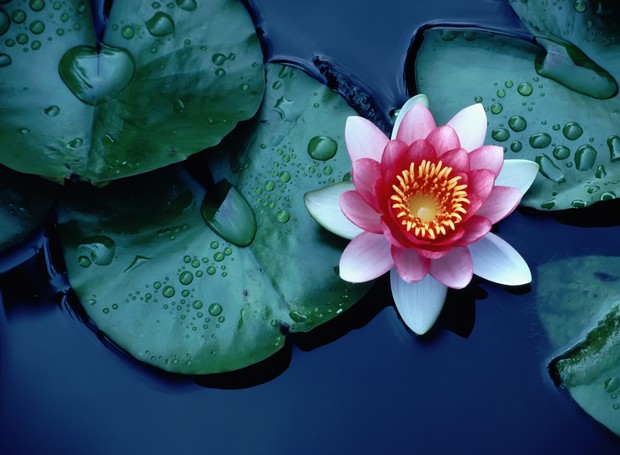
#> input picture examples/data/flor-de-lotus.jpg, 620 x 455 px
$ python grayscale.py
#> lines starting #> are read from the running program, lines starting #| are printed output that depends on the picture
# coding: utf-8

# https://pillow.readthedocs.io/en/5.2.x/handbook/tutorial.html
# Carregar bibliotecas
from PIL import Image # Módulo de Imagem do Pillow

# Módulo de matemática do python
# sqrt: raíz quadrada
# floor: chão -> menor número inteiro de um float
from math import sqrt, floor

import sys

BLACK = (0, 0, 0)
WHITE = (255, 255, 255)

def modulo(p):
    """Cálcula o módulo do vetor RGB p (tuplas) e retorna sua intensidade."""
    r, g, b = p
    return sqrt(r ** 2 + g ** 2 + b ** 2)

def grayscale(im):
    """Transforma a imagem im em escala de cinza

    Parameters
    ----------
    im: PIL.Image
        Imagem a ser segmentada.

    Return
    ------
    Um objeto imagem do pillow
    """
    # Acessar a resolução da imagem
    # w -> width -> largura
    # h -> height -> altura
    w, h = im.size
    # Objeto de acesso dos pixels: PixelAccess object
    imcp = im.copy()
    pix = imcp.load()
    for i in range(w):
        for j in range(h):
            p = pix[i, j]
            gray = floor(modulo(p))
            pix[i, j] = (gray, gray, gray)
    return imcp

def segmentation(im, limiar=200):
    """Segmenta a imagem baseado num limiar

    Tudo que estiver abaixo do limiar ficará preto.

    Parameters
    ----------
    im: PIL.Image
        Imagem a ser segmentada.
    limiar: int
        Inteiro para considerar o limiar.

    Return
    ------
    Um objeto imagem do pillow
    """
    w, h = im.size
    # Objeto de acesso dos pixels: PixelAccess object
    imcp = im.copy()
    pix = imcp.load()
    for i in range(w):
        for j in range(h):
            p = pix[i, j]
            gray = floor(modulo(p))
            if gray < limiar:
                pix[i, j] = BLACK
    return imcp


def main():
    fname = "data/flor-de-lotus.jpg"
    if len(sys.argv) > 1:
        fname = sys.argv[1]
    # Abrir a imagem
    im = Image.open(fname)
#> im is the input picture: PIL image 620x455 RGB; mean R, G, B 44.8, 77.7, 97.3
    print("Imagem: ", im.format, im.size, im.mode)
#| Imagem:  JPEG (620, 455) RGB

    # Transforma em escalas de cinza
    grayimage = grayscale(im)
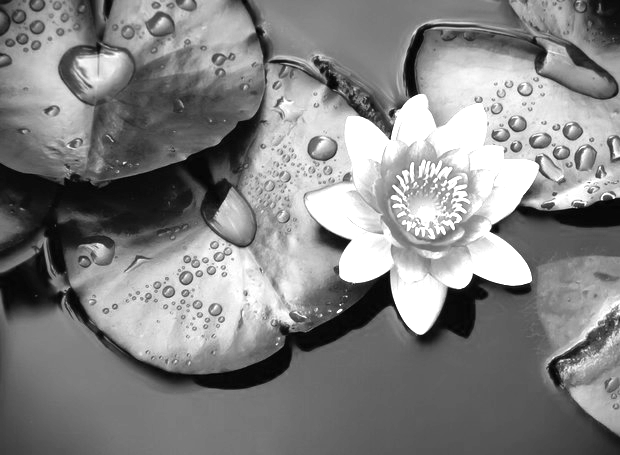
#> grayimage: PIL image 620x455 RGB; min 1, max 255, mean 131.4

    # Segmentação de imagem baseado num limiar mínimo
    # limir € [0, 255]
    limiar = 250
    segimage = segmentation(im, limiar)
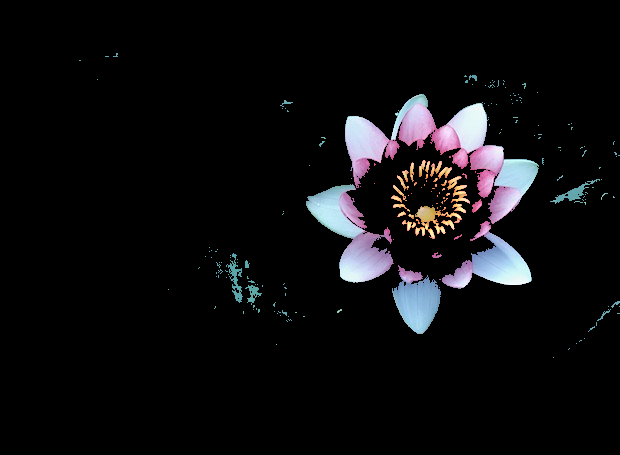
#> segimage: PIL image 620x455 RGB; mean R, G, B 13.5, 13.2, 14.9

    im.show(title="Imagem original")
    grayimage.show(title="Imagem em escalas de cinza")
    segimage.show(title="Imagem segmentada com limiar={}".format(limiar))


if __name__ == '__main__':
    main()
